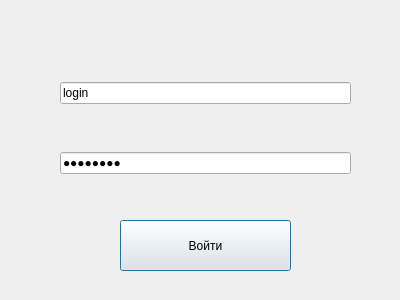
<?xml version="1.0" encoding="UTF-8"?>
<ui version="4.0">
 <class>Dialog</class>
 <widget class="QDialog" name="Dialog">
  <property name="geometry">
   <rect>
    <x>0</x>
    <y>0</y>
    <width>400</width>
    <height>300</height>
   </rect>
  </property>
  <property name="windowTitle">
   <string>Dialog</string>
  </property>
  <widget class="QPushButton" name="pushButton">
   <property name="geometry">
    <rect>
     <x>120</x>
     <y>220</y>
     <width>171</width>
     <height>51</height>
    </rect>
   </property>
   <property name="text">
    <string>Войти</string>
   </property>
  </widget>
  <widget class="QWidget" name="verticalLayoutWidget">
   <property name="geometry">
    <rect>
     <x>60</x>
     <y>40</y>
     <width>291</width>
     <height>176</height>
    </rect>
   </property>
   <layout class="QVBoxLayout" name="verticalLayout">
    <item>
     <widget class="QLineEdit" name="lineEdit">
      <property name="text">
       <string>login</string>
      </property>
     </widget>
    </item>
    <item>
     <widget class="QLineEdit" name="lineEdit_2">
      <property name="text">
       <string>paswword</string>
      </property>
      <property name="echoMode">
       <enum>QLineEdit::Password</enum>
      </property>
     </widget>
    </item>
   </layout>
  </widget>
 </widget>
 <resources/>
 <connections/>
</ui>
